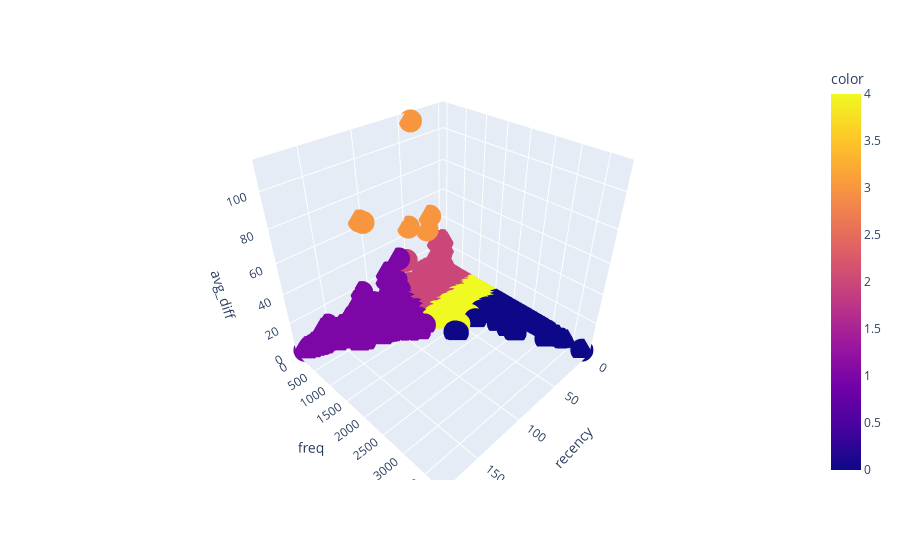

The notebook cell saved with this chart:
### Code cell
dataold.loc[:,'cluster'] =kmeans_all(dataold,['recency','freq','avg_diff'],5)

### Figure 1 — Plotly figure (JSON) as saved in the notebook; plotly's stock layout.template omitted (floating-point values rounded to 4 significant figures; data arrays with more than 128 entries replaced by an {"elided": "..."} marker saying what was removed)
{"data": [{"hoverlabel": {"namelength": 0}, "hovertemplate": "recency=%{x}<br>freq=%{y}<br>avg_diff=%{z}<br>color=%{marker.color}", "legendgroup": "", "marker": {"color": {"elided": "5722 int values"}, "coloraxis": "coloraxis", "opacity": 1, "symbol": "circle"}, "mode": "markers", "name": "", "scene": "scene", "showlegend": false, "type": "scatter3d", "x": {"elided": "5722 int values"}, "y": {"elided": "5722 int values"}, "z": {"elided": "5722 float values"}}], "layout": {"coloraxis": {"colorbar": {"title": {"text": "color"}}, "colorscale": [[0, "#0d0887"], [0.1111, "#46039f"], [0.2222, "#7201a8"], [0.3333, "#9c179e"], [0.4444, "#bd3786"], [0.5556, "#d8576b"], [0.6667, "#ed7953"], [0.7778, "#fb9f3a"], [0.8889, "#fdca26"], [1, "#f0f921"]]}, "legend": {"tracegroupgap": 0}, "margin": {"t": 60}, "scene": {"domain": {"x": [0, 1], "y": [0, 1]}, "xaxis": {"title": {"text": "recency"}}, "yaxis": {"title": {"text": "freq"}}, "zaxis": {"title": {"text": "avg_diff"}}}}}
